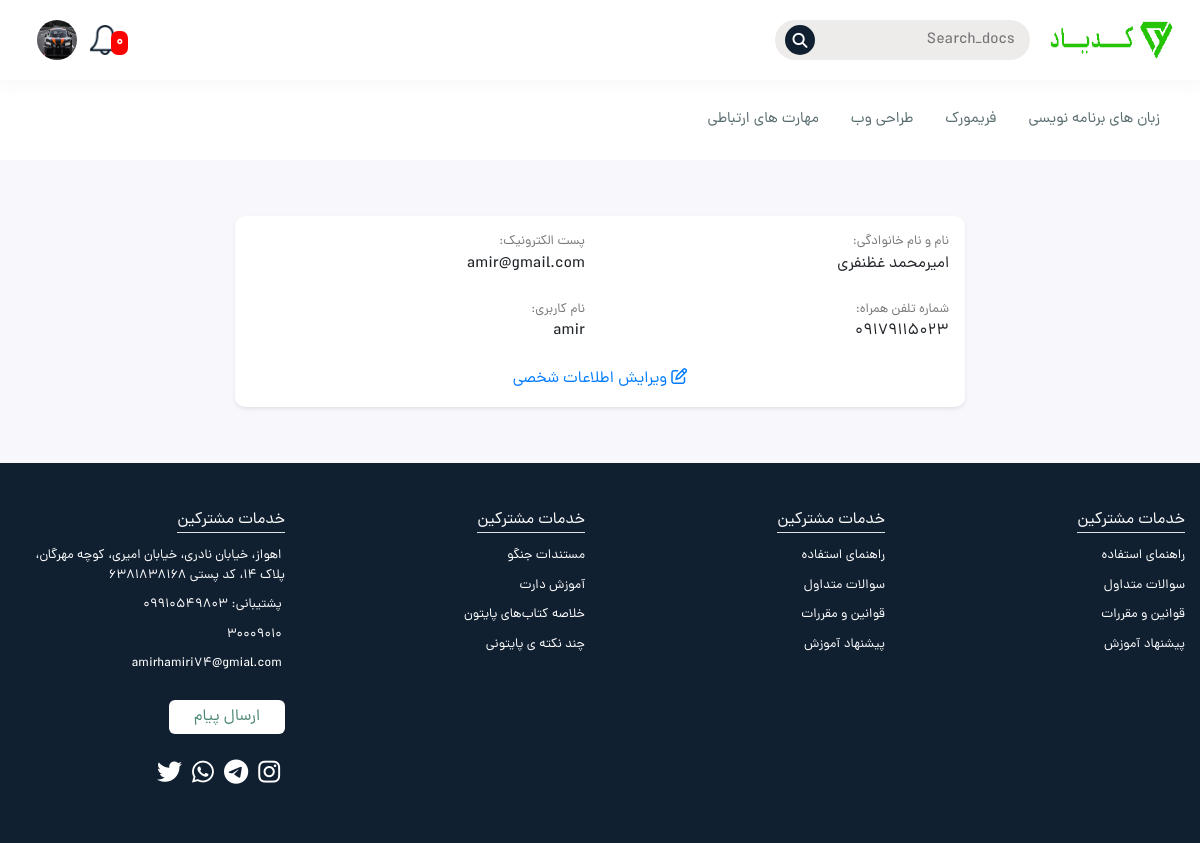
Screenshot of /account/profile (signed in) with the database file from the repository.
### account/models.py (models this page shows)
class User(AbstractUser):
    username = None
    email = models.EmailField(_('email address'), unique=True)
    Full_name = models.CharField(_('نام کامل'), max_length=50 , null=True, blank=True)
    username = models.CharField(_('نام کاربری'), max_length=50 , null=True, blank=True)
    number = models.CharField(_('شماره تلفن'), max_length=50, default=0, null=True, blank=True)
    image = models.ImageField(_('عکس'),upload_to='UserImage' , null=True, blank=True)
    USERNAME_FIELD = 'email'
    REQUIRED_FIELDS = []
    objects = CustomUserManager()

### account/views.py (the view)
# urls.py: path('profile' , views.UserProfile.as_view() , name='profile'),
class UserProfile(LogoutRequirdMixins , TemplateView):
    template_name = 'account/user-panel.html'

### context_processors/context_processors.py (called while the page is built)
def Qeries(request):
    category = Categories.objects.all()
    posts = Post.objects.all()
    return{'category':category , 'posts':posts}

### mixins.py (called while the page is built)
    def dispatch(self , request , *args , **kwargs):
        if request.user.is_authenticated == False:
            return redirect('home_app:home')
        return super(LogoutRequirdMixins ,  self ).dispatch(request , *args , **kwargs)

### account/templates/account/user-panel.html (shortened to what this page needs)
{% extends 'base.html' %}
{% load static %}
{% block content %}
<main>
    <section class="py-5">
        <div class="container">
            <div class="row d-flex justify-content-center">
                <div class="col-sm-9 col-md-8 col-lg-8">
                        <div class="p-3 custom-bg user-details user-item my-2">
                            <div class="row">
                                <div class="col-lg-6 mb-4">
                                    <p class="">نام و نام خانوادگی:</p>
                                    {% if request.user.Full_name %}
                                    {{ request.user.Full_name }}
                                    {% else %}
                                    <h6 class=" font-weight-bold">___</h6>
                                    {% endif %}
                                </div>
                                <div class="col-lg-6 mb-4">
                                    <p class="">پست الکترونیک:</p>
                                    {{request.user.email}}
                                </div>
                                <div class="col-lg-6 mb-4">
                                    <p class="">شماره تلفن همراه:</p>
                                    {% if request.user.number %}
                                    {{ request.user.number }}
                                    {% else %}
                                    <h6 class=" font-weight-bold">___</h6>
                                    {% endif %}
                                </div>
                                <div class="col-lg-6 mb-4">
                                    <p class="">نام کاربری:</p>
                                    {% if request.user.username %}
                                    {{ request.user.username }}
                                    {% else %}
                                    <h6 class=" font-weight-bold">___</h6>
                                    {% endif %}                                </div>
                                <div class="col-12">
                                    <div class="text-center">
                                        <a class="" href="{% url 'account:profile-edit' %}">
                                            <i class="fa fa-edit"></i>
                                            ویرایش اطلاعات شخصی
                                        </a>
                                    </div>
                                </div>
                            </div>
                        </div>
                </div>
            </div>
    </section>
</main>
{% endblock %}

### templates/includes/header.html (shortened to what this page needs)
{% load static %}
<html lang="en">
<head>
    <link rel="stylesheet" href="https://cdnjs.cloudflare.com/ajax/libs/font-awesome/5.15.3/css/all.min.css">
    <link href="https://cdn.jsdelivr.net/npm/bootstrap@5.1.3/dist/css/bootstrap.min.css" rel="stylesheet">
    <link rel="stylesheet" id="elementor-post-5219-css" href="https://patiotime.loftocean.com/demo8/wp-content/uploads/sites/5/elementor/css/post-5219.css?ver=1652427962" type="text/css" media="all">
    <link href="https://cdn.jsdelivr.net/npm/bootstrap@5.1.3/dist/css/bootstrap.min.css" rel="stylesheet">
    <link rel="stylesheet" href="{% static "components/bootstrap/bootstrap-rtl.min.css" %}">
    <link rel="stylesheet" href="{% static "components/owl-carousel/owl.carousel.min.css" %}">
    <link rel="stylesheet" href="{% static "css/style.css" %}">
</head>
<body>
    <header class="position-relative">
        <div class="main-header position-relative">
            <div class="nav-header-box mob1 d-md-flex d-lg-flex align-items-center justify-content-between">
                <div class="d-flex flex-column flex-md-row align-items-center pr-md-4">
                    <div class="logo d-flex justify-content-center align-items-center ml-3">
                        <a href="{% url 'home_app:home' %}"><img src="{% static "image/logo.png" %}" class="logo-img img-fluid" alt="" /></a>
                    </div>
                    <div class="nav-search-btn">
                        <form  method="GET" action="{% url 'blog_app:search' %}">
                            <input type="text" name="q" placeholder="Search_docs" id="q" class="search-input" autocomplete="on">
                        </form>
                        <i class="fa fa-search"></i>
                    </div>
                </div>
                <div class="d-block d-md-flex align-items-center pl-md-4">
                    {% if request.user.is_authenticated %}
                    <div class="dropdown notification-box">
                        <div class="position-relative d-none d-md-block " type="button" id="dropdownMenuButton"
                            data-toggle="dropdown" aria-haspopup="true" aria-expanded="false">
                            <img src="{% static "image/notification.png" %}" class="notification-img" alt="">
                            <div class="badge">{{request.user.notifications.count}}</div>
                        </div>
                    </div>
                    {% endif %}
                    <div class="header-login d-none d-md-block">
                        <div class="notification-box dropdown">
                            <a href="" class="btn login-btn" type="button" id="dropdownMenuButton"
                                data-toggle="dropdown" aria-haspopup="true" aria-expanded="false">
                                {% if request.user.image.url != None %}
                                <img src="{{request.user.image.url}}" alt="">
                                {% else %}
                                <img src="{% static "image/sutdent-prof.png" %}" alt="">
                                {% endif %}
                            </a>
                        </div>
                    </div>
                </div>
            </div>
        </div>
    </header>
    <nav class="nav-menu nav-menu-pc  d-none d-md-flex px-4" id="navbar">
        <li id="" class="mx-3 menu-item"><a href="" class="nav-menu-item ">زبان های برنامه نویسی </a>
        </li>
        <li id="" class="mx-3 menu-item"><a href="" class="nav-menu-item">فریمورک </a>
        </li>
        <li id="" class="mx-3 menu-item"><a href="" class="nav-menu-item">طراحی وب</a>
        </li>
        <li id="" class="mx-3 menu-item"><a href="" class="nav-menu-item">مهارت های ارتباطی</a>
        </li>
</nav>

### assets/css/style.css (style rules this page uses)
body, *:not(i) { box-sizing: border-box; word-wrap: break-word; font-family: "dana-regular" !important; margin: 0px; padding: 0px; }
li { list-style: none !important; }
:root { --main-color: rgb(51, 41, 41); --green-color: #112031; --rate-color: #c6ee17; }
input { outline: none !important; border: none !important; }
a { text-decoration: none !important; }
body { background-color: #f8f8fc !important; }
.custom-bg { background-color: #ffffff; border-radius: 10px; box-shadow: 0 2px 4px #e3e1e9; }
.nav-header-box { position: fixed; top: 0px; left: 0px; z-index: 122; width: 100%; height: 80px; transition: all 0.3s ease-in-out; background-color: white; box-shadow: rgba(137, 135, 135, 0.05) -1px 4px 15px 3px; }
.nav-menu-pc { width: 100%; z-index: 26; background-color: white; display: flex; align-items: center; justify-content: start; position: fixed; top: 80px; transition: all 0.3s ease-in-out; }
.nav-menu a { color: #576b6e; font-size: 15px; transition: all 0.3s ease-in-out; }
.nav-menu-item { height: 80px; display: flex; align-items: center; justify-content: center; }
.nav-search-btn { white-space: nowrap; cursor: pointer; color: #787878; height: 40px; position: relative; }
.nav-search-btn i { position: absolute; top: 50%; left: 10px; transform: translateY(-50%); font-size: 15px; background-color: #112031; color: white; width: 30px; height: 30px; border-radius: 100%; display: inline-flex; align-items: center; justify-content: center; }
.nav-search-btn input { width: 200px; padding: 0px 15px 0px 45px; border-radius: 20px; width: 100%; height: 100%; background-color: rgb(238, 235, 235); color: var(--nav-search-btn-color); }
.logo { width: 130px; height: 40px; overflow: hidden; }
.logo img { width: 130px; height: 40px; }
.notification-img { width: 30px; height: 30px; }
.badge { position: absolute; bottom: 0px; right: -8px; background-color: red; padding: 5px; font-size: 14px; border-radius: 7px; color: white; }
.login-btn img { width: 40px; height: 40px; border-radius: 100%; }
main { padding-top: 160px; }
.user-details p { font-size: 13px; color: #787878; }

### rows the page displays
User: user.notifications.count "۰", user.image (picture), user.Full_name "امیرمحمد غظنفری", user.email "amir@gmail.com", user.number "۰۹۱۷۹۱۱۵۰۲۳", user.username "amir"
